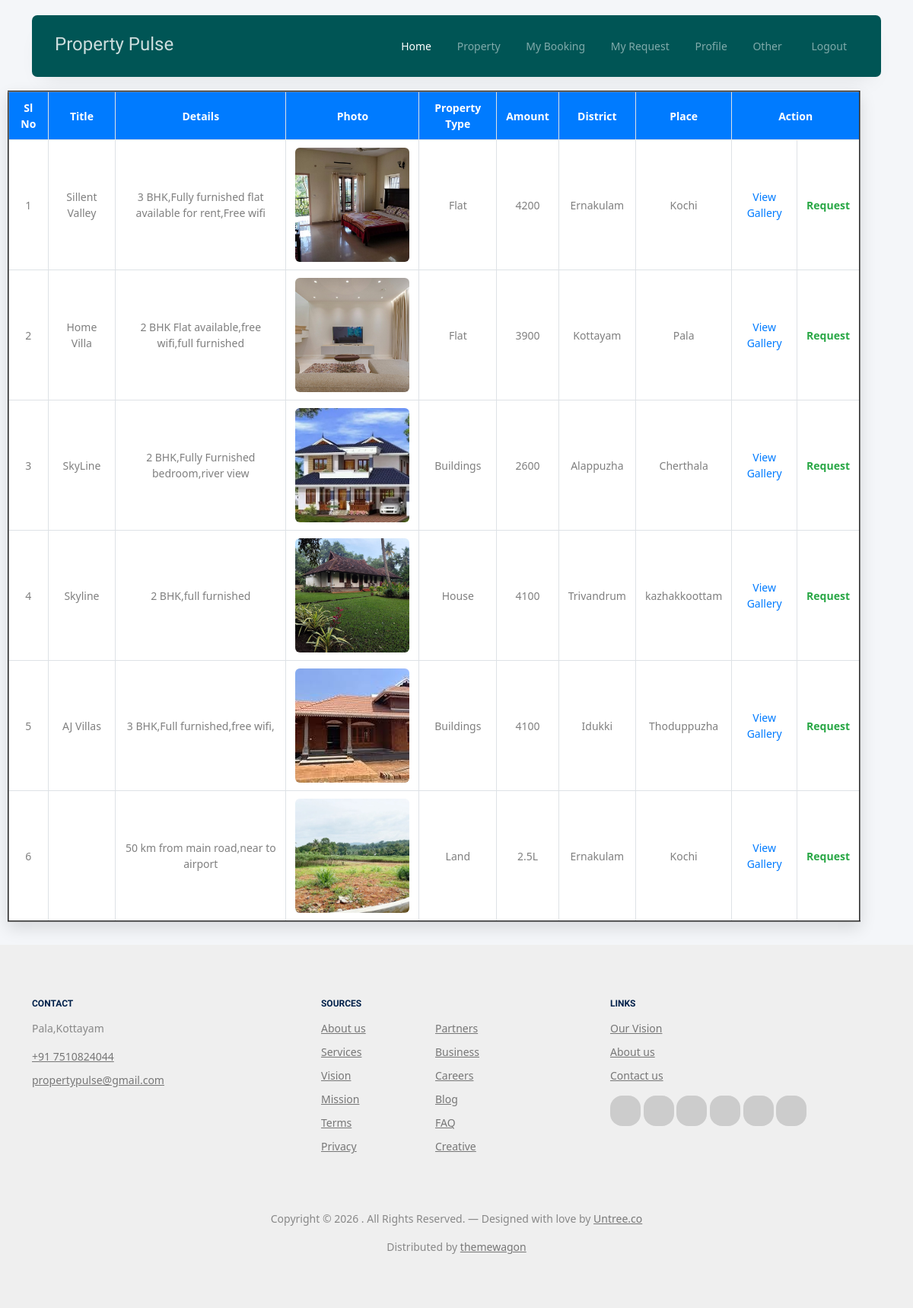
Screenshot of /User/viewproperty/ (signed in) with the database file from the repository.
### Owner/models.py (models this page shows)
class tbl_property(models.Model):
    property_title=models.CharField(max_length=100)
    property_details=models.CharField(max_length=500)
    property_date=models.DateField(auto_now_add=True)
    property_status=models.IntegerField(default=0)
    property_photo=models.FileField(upload_to='Assets/PropertyPhotos/')
    propertytype_id=models.ForeignKey(tbl_propertytype,on_delete=models.CASCADE)
    owner=models.ForeignKey(tbl_owner,on_delete=models.CASCADE)
    property_amount=models.CharField(max_length=50)
    place=models.ForeignKey(tbl_place,on_delete=models.CASCADE)

### Admin/models.py (models this page shows)
class tbl_propertytype(models.Model):
    propertytype_name=models.CharField(max_length=50)

class tbl_place(models.Model):
    place_name=models.CharField(max_length=50)
    district=models.ForeignKey(tbl_district,on_delete=models.CASCADE)

class tbl_district(models.Model):
    district_name=models.CharField(max_length=50)

### User/views.py (the view)
# urls.py: path('viewproperty/',views.viewproperty,name="viewproperty"),
def viewproperty(request):
    if "uid" not in request.session:
        return redirect("Guest:Login")
    else:
        propertydata=tbl_property.objects.all()
        return render(request,"User/Viewproperty.html",{'propertydata':propertydata})

### User/Templates/User/Viewproperty.html (shortened to what this page needs)
{% extends 'User/Head.html' %}
{% block content %}
<!DOCTYPE html>
<html lang="en">
<head>
</head>
<body>
    <br>
    <div class="property-wrapper">
        <h1>Property</h1>
        <form method="post" enctype="multipart/form-data">
            <table border="2">
                <tr>
                    <td>Sl No</td>
                    <td>Title</td>
                    <td>Details</td>
                    <td>Photo</td>
                    <td>Property Type</td>
                    <td>Amount</td>
                    <td>District</td>
                    <td>Place</td>
                    <td colspan="2">Action</td>
                </tr>
                {% for i in propertydata %}
                <tr>
                    <td>{{ forloop.counter }}</td>
                    <td>{{ i.property_title }}</td>
                    <td>{{ i.property_details }}</td>
                    <td>
                        <img src="{{ i.property_photo.url }}" width="150" height="150">
                    </td>
                    <td>{{ i.propertytype_id.propertytype_name }}</td>
                    <td>{{ i.property_amount }}</td>
                    <td>{{ i.place.district.district_name }}</td>
                    <td>{{ i.place.place_name }}</td>
                    <td>
                        <a href="{% url 'User:viewgallery' i.id %}">View Gallery</a>
                    </td>
                    <td>
                        <a href="{% url 'User:requestproperty' i.id %}" class="request-btn">
                            Request
                        </a>
                    </td>
                </tr>
                {% endfor %}
            </table>
        </form>
    </div>
</body>
</html>
{% endblock content %}

### User/Templates/User/Viewproperty.html (style rules this page uses)
body { font-family: "Segoe UI", Arial, sans-serif; background-color: #f4f6f9; margin: 0; padding: 0; }
.property-wrapper { min-height: 85vh; display: flex; flex-direction: column; align-items: center; padding: 30px 10px; }
h1 { color: #2c3e50; margin-bottom: 20px; font-weight: 600; }
table { width: 95%; max-width: 1200px; background-color: #ffffff; border-collapse: collapse; box-shadow: 0 8px 20px rgba(0, 0, 0, 0.12); }
table td { padding: 10px 12px; border: 1px solid #dee2e6; font-size: 14px; text-align: center; vertical-align: middle; }
table tr:first-child { background-color: #007bff; color: #ffffff; font-weight: 600; }
img { border-radius: 6px; object-fit: cover; }
a { text-decoration: none; font-weight: 500; color: #007bff; }
.request-btn { color: #28a745; font-weight: 600; }

### rows the page displays
tbl_property: property_title "Sillent Valley", property_details "3 BHK,Fully furnished flat available for rent,Free wifi", property_photo (picture), propertytype_id.propertytype_name "Flat", property_amount "4200", place.district.district_name "Ernakulam", place.place_name "Kochi"
tbl_property: property_title "Home Villa", property_details "2 BHK Flat available,free wifi,full furnished", property_photo (picture), propertytype_id.propertytype_name "Flat", property_amount "3900", place.district.district_name "Kottayam", place.place_name "Pala"
tbl_property: property_title "SkyLine", property_details "2 BHK,Fully Furnished bedroom,river view", property_photo (picture), propertytype_id.propertytype_name "Buildings", property_amount "2600", place.district.district_name "Alappuzha", place.place_name "Cherthala"
tbl_property: property_title "Skyline", property_details "2 BHK,full furnished", property_photo (picture), propertytype_id.propertytype_name "House", property_amount "4100", place.district.district_name "Trivandrum", place.place_name "kazhakkoottam"
tbl_property: property_title "AJ Villas", property_details "3 BHK,Full furnished,free wifi,", property_photo (picture), propertytype_id.propertytype_name "Buildings", property_amount "4100", place.district.district_name "Idukki", place.place_name "Thoduppuzha"
tbl_property: property_details "50 km from main road,near to airport", property_photo (picture), propertytype_id.propertytype_name "Land", property_amount "2.5L", place.district.district_name "Ernakulam", place.place_name "Kochi"
